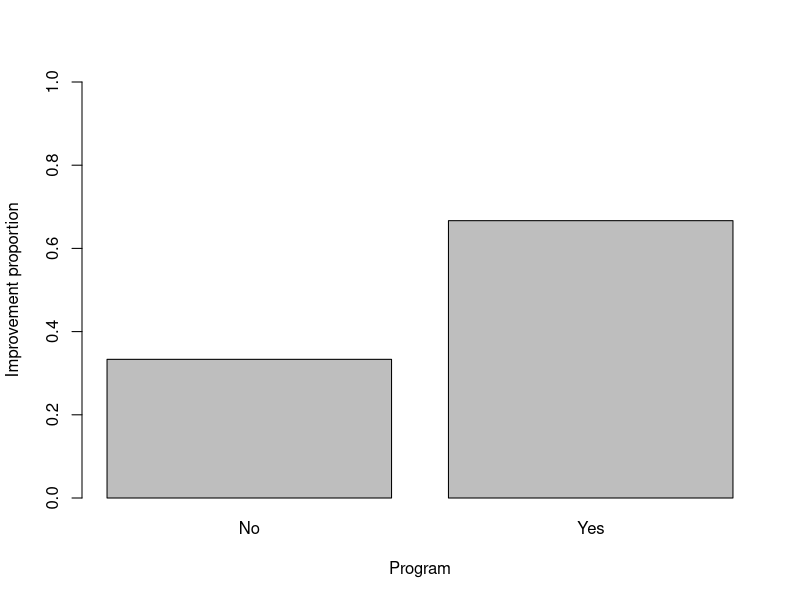
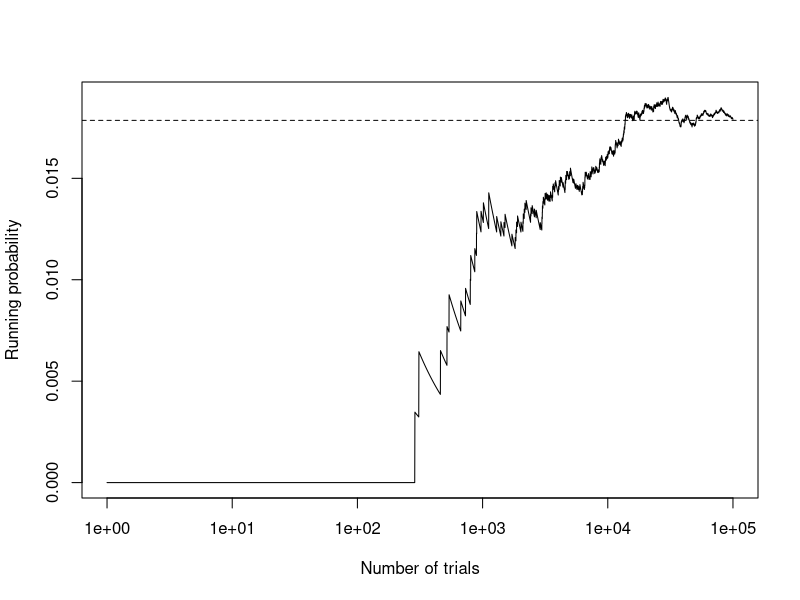
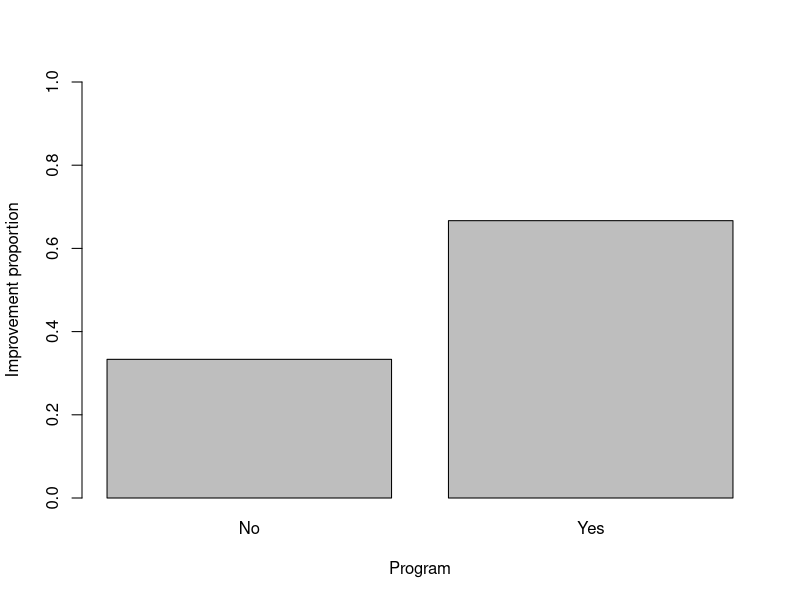
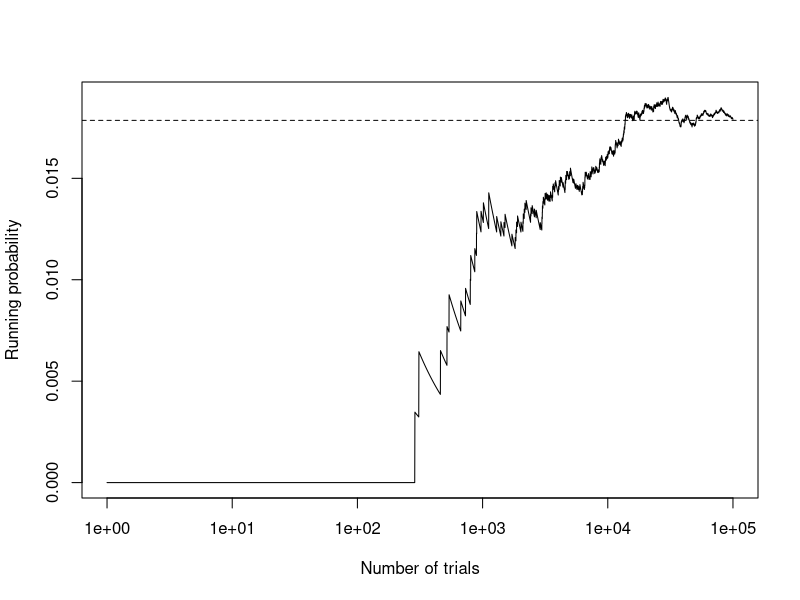

Write the R code that produced these figures, in order.

  
#Question 8a

d <- read.csv("homework1_clinic.csv", #reading in the data
              colClasses=c(id="character"))

dim(d)

with(d, table(program, improved))

total <- table(d$program)
print(total)

improved_n <- tapply(d$improved,
                     d$program,
                     sum,
                     na.rm=TRUE)

print(improved_n)

rate <- tapply(d$improved,
               d$program,
               mean,
               na.rm=TRUE)

print(rate)

missing_wait <- tapply(is.na(d$wait_min),
                       d$program,
                       sum)

print(missing_wait)


#Question 8b

difference <- rate["Yes"] - rate["No"]

print(difference)
print(100 * difference)


#Question 8c

barplot(rate,
        ylim=c(0,1),
        xlab="Program",
        ylab="Improvement proportion",
        main="")


#Question 8d
## Among the participants the observed improvement proportion was 66.67% in the yes program group and 33.33% on the No program group. The difference between the two is 33.33 percentage points. This difference does not have to be automatically a causal effect because participants were not randomly assigned to the programs. For example, if the baseline severity could affect both program choice and improvement the participants with more severe baseline conditions could be more likely to choose the program and might also have a different probability of improving.


#question 10

#10A


B <- 100000
theory_without <- (3/8) * (2/7) * (1/6)
theory_with <- (3/8)^3

print(theory_without)
print(theory_with)



#10B


B <- 100000
set.seed(813110)

draws <- replicate(B,
                   sample.int(8,3,replace=FALSE))

all3 <- colSums(draws <= 3) == 3

successes_without <- sum(all3)
empirical_without <- mean(all3)

print(successes_without)
print(empirical_without)
print(theory_without)


#10C

set.seed(813111)

draws2 <- replicate(B,
                    sample.int(8,3,replace=TRUE))

all3_2 <- colSums(draws2 <= 3) == 3

successes_with <- sum(all3_2)
empirical_with <- mean(all3_2)

print(successes_with)
print(empirical_with)
print(theory_with)




running <- cumsum(all3) / seq_len(B)

print(running[100])
print(running[1000])
print(running[10000])
print(running[100000])

plot(1:B, running,
     type = "l",
     log = "x",
     xlab = "Number of trials",
     ylab = "Running probability")

abline(h = theory_without,
       lty= 2)



#10d

# the probabilities are different because without the replacement, the number of allergic people changes after each selection. with replacement, the population stays the same, so the probability stays to be 3/8 for every draw. 
# The law of large numbers does not guarantee an exact results after 25 trials or that every trial will get clsoer to the theoretical probability. It means that with many trials, the empirical prbability tends to get closer to the theoretical probability. 



pdf("R_plots.pdf")

barplot(rate,
        ylim=c(0,1),
        xlab="Program",
        ylab="Improvement proportion",
        main="")

plot(1:B, running,
     type="l",
     log="x",
     xlab="Number of trials",
     ylab="Running probability")

abline(h=theory_without,
       lty=2)

dev.off()
